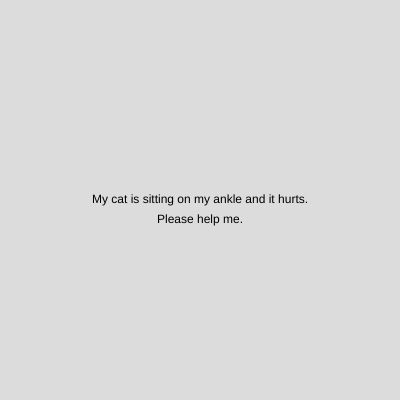
Frame 1 (no input)
Frame 60 (no input): identical to frame 1, image omitted
Frame 120 (the mouse pressed at the canvas centre since frame 60): identical to frame 1, image omitted

The p5.js sketch that drew this single still picture (run headless with seeded random() and noise() and a simulated clock; from frame 60 on, the mouse is pressed at the canvas centre):

// p5.js sketch
// ── sketch.js
function setup() {
  createCanvas(400, 400);
}

function draw() {
  background(220);
  textSize(12);
  fill(0);
  textAlign(CENTER, CENTER);
  text("My cat is sitting on my ankle and it hurts.", 200, 200);
  text("Please help me.", 200, 220);
}
